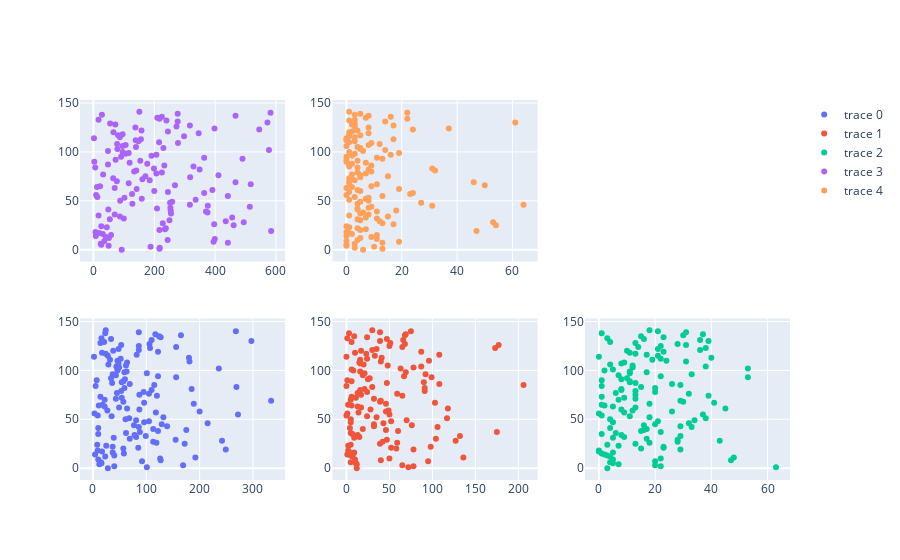

This figure's notebook cell:
### Code cell
fig = make_subplots(rows=2, cols=3, start_cell="bottom-left")

fig.add_trace(go.Scatter(x=wnba["REB"], mode="markers"),
              row=1, col=1)

fig.add_trace(go.Scatter(x=wnba["AST"], mode="markers"),
              row=1, col=2)

fig.add_trace(go.Scatter(x=wnba["STL"], mode="markers"),
              row=1, col=3)

fig.add_trace(go.Scatter(x=wnba["PTS"], mode="markers"),
              row=2, col=1)

fig.add_trace(go.Scatter(x=wnba["BLK"], mode="markers"),
              row=2, col=2)

fig.show()

### Figure 1 — Plotly figure (JSON) as saved in the notebook; plotly's stock layout.template omitted (floating-point values rounded to 4 significant figures; data arrays with more than 128 entries replaced by an {"elided": "..."} marker saying what was removed)
{"data": [{"mode": "markers", "type": "scatter", "x": {"elided": "142 int values"}, "xaxis": "x", "yaxis": "y"}, {"mode": "markers", "type": "scatter", "x": {"elided": "142 int values"}, "xaxis": "x2", "yaxis": "y2"}, {"mode": "markers", "type": "scatter", "x": {"elided": "142 int values"}, "xaxis": "x3", "yaxis": "y3"}, {"mode": "markers", "type": "scatter", "x": {"elided": "142 int values"}, "xaxis": "x4", "yaxis": "y4"}, {"mode": "markers", "type": "scatter", "x": {"elided": "142 int values"}, "xaxis": "x5", "yaxis": "y5"}], "layout": {"xaxis": {"anchor": "y", "domain": [0, 0.2889]}, "xaxis2": {"anchor": "y2", "domain": [0.3556, 0.6444]}, "xaxis3": {"anchor": "y3", "domain": [0.7111, 1]}, "xaxis4": {"anchor": "y4", "domain": [0, 0.2889]}, "xaxis5": {"anchor": "y5", "domain": [0.3556, 0.6444]}, "xaxis6": {"anchor": "y6", "domain": [0.7111, 1]}, "yaxis": {"anchor": "x", "domain": [0, 0.425]}, "yaxis2": {"anchor": "x2", "domain": [0, 0.425]}, "yaxis3": {"anchor": "x3", "domain": [0, 0.425]}, "yaxis4": {"anchor": "x4", "domain": [0.575, 1]}, "yaxis5": {"anchor": "x5", "domain": [0.575, 1]}, "yaxis6": {"anchor": "x6", "domain": [0.575, 1]}}}
